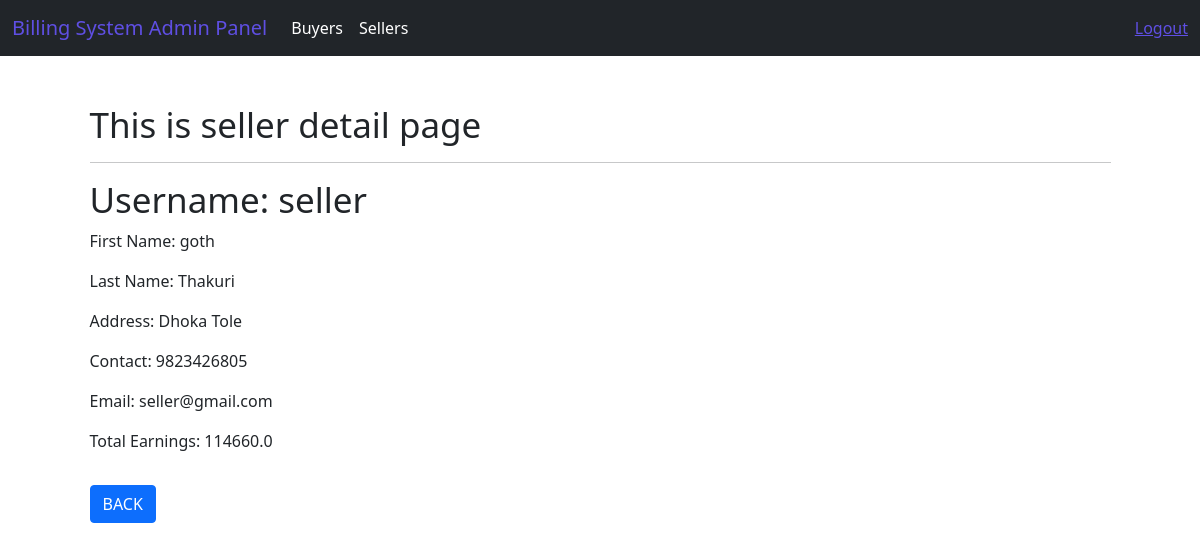
/system/seller/view/3 (signed in), run on the app's committed database.
### system/models.py (models this page shows)
class CustomUser(AbstractUser):
    MALE = 'Male'
    FEMALE = 'Female'
    OTHERS = 'Female'
    GENDER_CHOICES = [
            (MALE, 'Male'),
            (FEMALE, 'Female'),
            (OTHERS, 'Others'),
            ]
    BUYER_ROLE = 'Buyer'
    SELLER_ROLE = 'Seller'
    ROLE_CHOICES = [
            (BUYER_ROLE, 'Buyer'),
            (SELLER_ROLE, 'Seller'),
            ]
    username = models.CharField(max_length=50, unique=True)
    first_name = models.CharField(max_length=50)
    last_name = models.CharField(max_length=50)
    address = models.CharField(max_length=50)
    contact = models.CharField(max_length=50)
    email = models.EmailField(max_length=50)
    total_earnings = models.FloatField(default=0.0)
    gender = models.CharField(max_length=10, choices=GENDER_CHOICES)
    role = models.CharField(max_length=20, choices=ROLE_CHOICES)
    objects = UserManager()
    REQUIRED_FIELDS = []

### system/views.py (the view)
# urls.py: path("seller/view/<int:id>",views.seller_view,name= 'view-seller'),
@login_required(login_url='login')
def seller_view(request, id):
    data = CustomUser.objects.get(id=id)
    context = {"data": data}
    return render(request, 'adminPanel/sellers/sellers_view.html', context)

### templates/adminPanel/sellers/sellers_view.html (shortened to what this page needs)
{% extends 'layouts/master.html' %}
{% block content %}
<div class="container mt-5">
    <h1>This is seller detail page</h1>
    <hr>
    <h1>Username: {{ data.username }}</h1>
    <p>First Name: {{ data.first_name }}</p>
    <p>Last Name: {{ data.last_name }}</p>
    <p>Address: {{ data.address }}</p>
    <p>Contact: {{ data.contact }}</p>
    <p>Email: {{ data.email }}</p>
    <p>Total Earnings: {{ data.total_earnings }}</p>
    <a href="{% url 'index-seller' %}" class="btn btn-primary mt-3">BACK</a>
</div>
{% endblock %}

### static/css/style.css (style rules this page uses)
h1 { font-size: 35px; }

### data on the page
CustomUser: username "seller", first_name "goth", last_name "Thakuri", address "Dhoka Tole", contact "9823426805", email "seller@gmail.com", total_earnings "114660.0"
